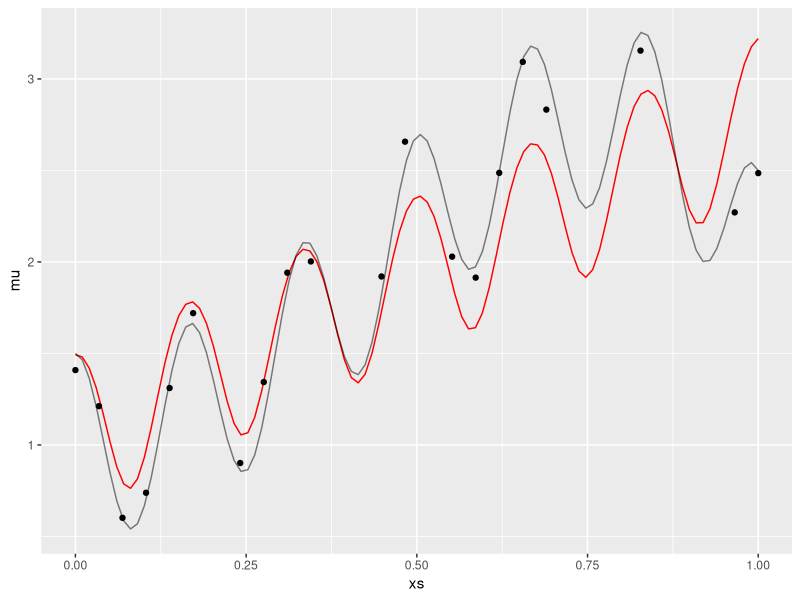
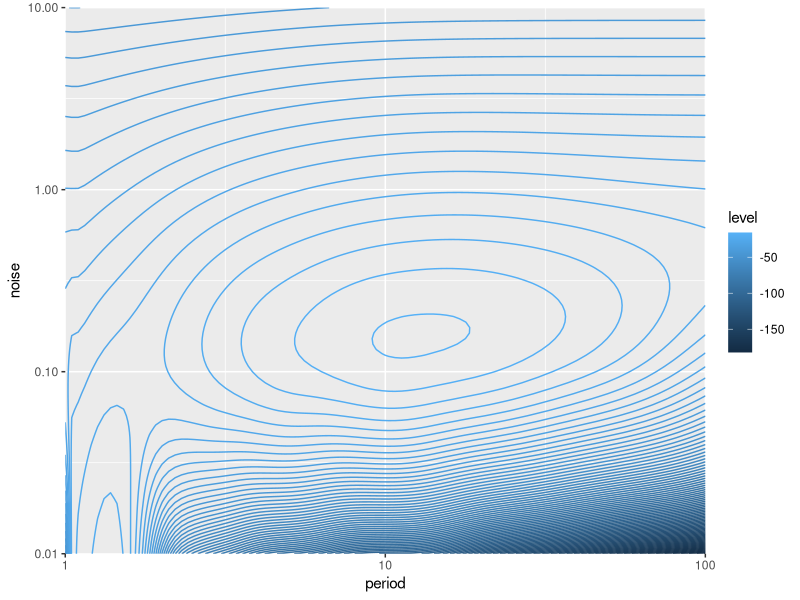
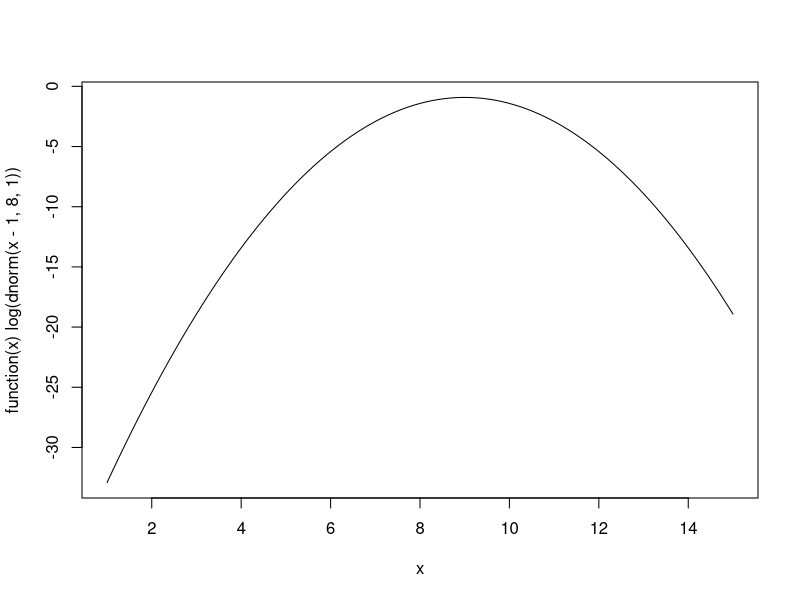
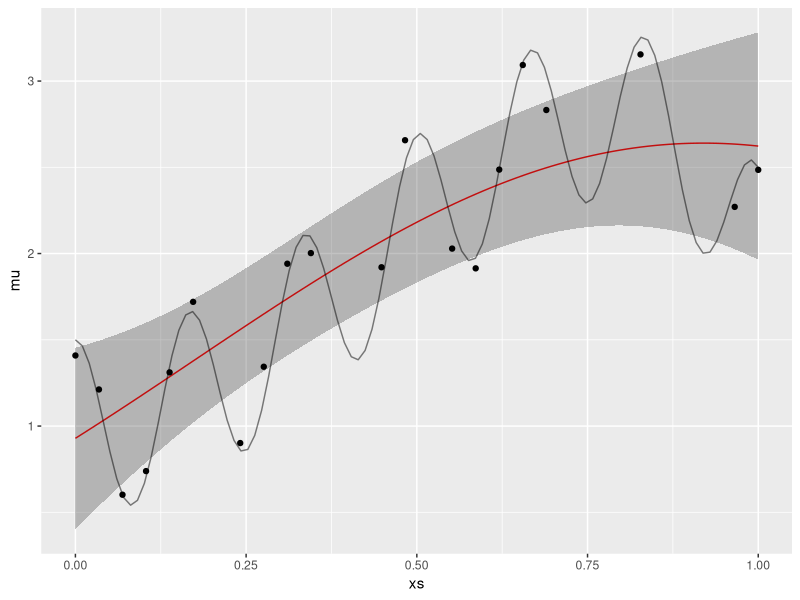

R code for these plots, in order:
library(ggplot2)
library(dplyr)


g <- function(x)
  -sin(6 * pi * x)^2 + 6 * x^2 - 5 * x^4 + 3 / 2

periodic_kernel <- function(x, x_, v, p, l) {
  dists <- outer(x, x_, `-`)
  s <- sin(pi * dists / p) / l
  v * exp(-2 * s^2)
}

linear_kernel <- function(x, x_, a, b)
  b + a * outer(x, x_)


l <- 30
n <- 20
xs <- (0:(l-1)) / (l-1)
ys <- g(xs) + rnorm(l, 0, sqrt(0.01))

train_indices <- sample(l, n, replace = FALSE)
train_mask <- (1:l) %in% train_indices

xs_train <- xs[train_mask]
ys_train <- ys[train_mask]

xs_test <- xs[!train_mask]
ys_test <- ys[!train_mask]


log_likelihood <- function(x, y, kernel, noise) {
  n <- length(y)
  
  -(t(y) %*% solve(noise * diag(n) + kernel(x, x)) %*% y + prod(unlist(determinant(noise * diag(n) + kernel(x, x), logarithm = TRUE))) + n * log(2 * pi)) / 2
}

# posterior predictive
pp <- function(x_test, x, y, kernel, noise) {
  n <- length(y)
  mu <- t(kernel(x, x_test)) %*% solve(kernel(x, x) + noise * diag(n)) %*% y
  Sigma <- kernel(x_test, x_test) - t(kernel(x, x_test)) %*% solve(kernel(x, x) + noise * diag(n)) %*% kernel(x, x_test)
  
  list(mu, Sigma)
}

xs <- seq(0, 1, length.out = 100)
mu_sigma <- pp(
  xs,
  xs_train,
  ys_train,
  \(x, x_) linear_kernel(x, x_, 2.45, 0.58) + periodic_kernel(x, x_, 4, 0.167, 5),
  0.01
)

mu <- mu_sigma[[1]]
sigma <- mu_sigma[[2]]
ggplot() +
  geom_line(aes(x = xs, y = mu), colour = 'red') +
  geom_line(aes(x = xs, y = g(xs)), alpha = 0.5) +
  geom_point(aes(x = xs_train, y = ys_train))

grid <- expand.grid(
  period = 10^seq(0, 2, length.out = 100),
  noise = 10^seq(-2, 1, length.out = 100)
)

lls <- grid |>
  rowwise() |>
  mutate(
    ll = ({
      # kernel <- \(x, x_) linear_kernel(x, x_, 2.45, 0.58) + periodic_kernel(x, x_, 4, period, 1)
      kernel <- \(x, x_) periodic_kernel(x, x_, 2.729, period, 0.326)
      log_likelihood(xs_train, ys_train, kernel, noise)[1, 1] #+ log(dlnorm(period - 1, 8, 1))
    })
  )

lls |> ggplot() +
  aes(x = period, y = noise, z = ll, colour = after_stat(level)) +
  coord_cartesian(expand = FALSE) +
  geom_contour(bins = 100, show.legend = TRUE) +
  scale_x_log10() +
  scale_y_log10()

# MAP estimate (according to grid search)
lls[which.max(lls$ll), ]

# plot prior
plot(\(x) log(dnorm(x - 1, 8, 1)), 1, 15)

# plot posterior predictive
xs <- seq(0, 1, length.out = 100)
mu_sigma <- pp(
  xs,
  xs_train,
  ys_train,
  \(x, x_) periodic_kernel(x, x_, 2.729, 16.3, 0.326),
  sqrt(0.142)
)

mu <- mu_sigma[[1]]
sigma <- mu_sigma[[2]]
ggplot() +
  geom_line(aes(x = xs, y = mu), colour = 'red') +
  geom_ribbon(aes(x = xs, ymin = mu - 1.96 * sqrt(diag(sigma)), ymax = mu + 1.96 * sqrt(diag(sigma))), alpha = 0.3) +
  geom_line(aes(x = xs, y = g(xs)), alpha = 0.5) +
  geom_point(aes(x = xs_train, y = ys_train))
